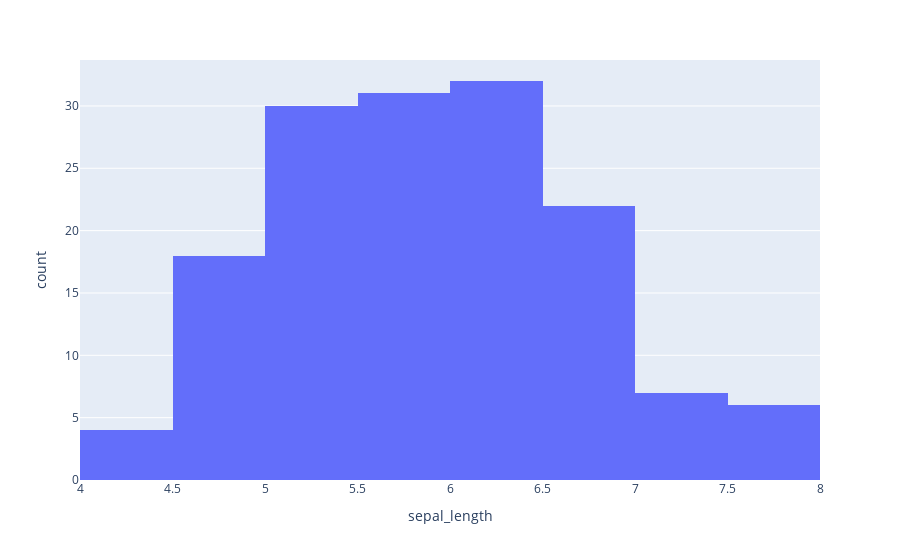

The cell this chart's notebook holds for it:
### Markdown cell above
## Data Analysis

### Code cell
import plotly.express as px
fig = px.histogram(df, x='sepal_length')
fig

### Figure 1 — Plotly figure (JSON) as saved in the notebook; plotly's stock layout.template omitted (floating-point values rounded to 4 significant figures; data arrays with more than 128 entries replaced by an {"elided": "..."} marker saying what was removed)
{"data": [{"alignmentgroup": "True", "bingroup": "x", "hovertemplate": "sepal_length=%{x}<br>count=%{y}<extra></extra>", "legendgroup": "", "marker": {"color": "#636efa", "pattern": {"shape": ""}}, "name": "", "offsetgroup": "", "orientation": "v", "showlegend": false, "type": "histogram", "x": {"elided": "150 float values"}, "xaxis": "x", "yaxis": "y"}], "layout": {"barmode": "relative", "legend": {"tracegroupgap": 0}, "margin": {"t": 60}, "xaxis": {"anchor": "y", "domain": [0, 1], "title": {"text": "sepal_length"}}, "yaxis": {"anchor": "x", "domain": [0, 1], "title": {"text": "count"}}}}
